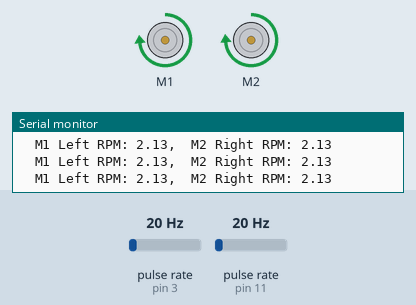
This sketch was run on a simulated Arduino Uno, built with avr-gcc and run on an emulated ATmega328P. Shown: 2 × DC motor (green arrow = forward, orange = backward, longer = faster), the last lines printed to the serial monitor. Wiring (inferred from the names in the program): 2 × pulse sensor: data pin 3 / data pin 11. The inputs (shaded band) are chosen by the test bench; at power-on: pulse rate (sensors on pin 3, pin 11) 20 Hz.

Above: at 3.2 s.
3.3 s: pulse rate (sensor on pin 3) set to 98 Hz
6.3 s: pulse rate (sensor on pin 3) set to 103 Hz
At 8.7 s:
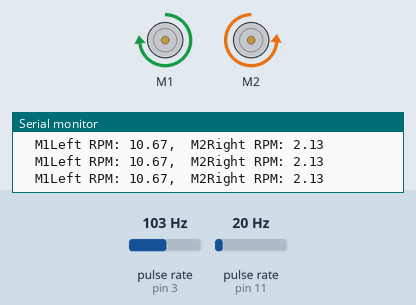
11.8 s: pulse rate (sensor on pin 3) set to 196 Hz
At 12.7 s:
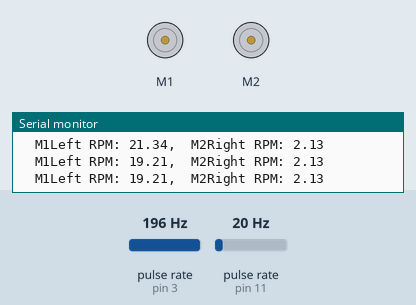
13.5 s: pulse rate (sensor on pin 3) set to 4 Hz
At 14.6 s:
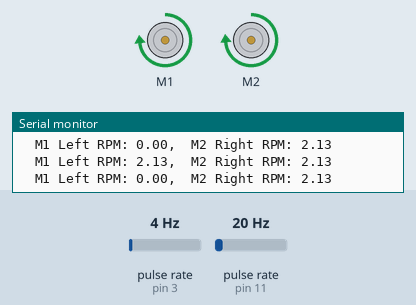
Timing chart, 0 to 16.0 s (numbered marks = the images above; inputs shaded):
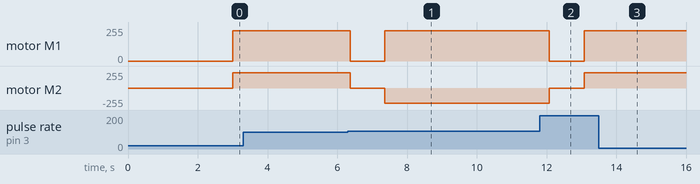

Measured:
- the behaviour switches between 100 and 101 Hz on pulse rate (sensor on pin 3) (found by bisection; images 0 and 1)
- after the input at 13.5 s, motor M1: stays forward 227/255 (without the input it goes to stopped after 1.1 s); motor M2: stays forward 229/255 (without the input it goes to stopped after 1.1 s)

The sketch:

demo_2.ino
```cpp
#include "DualVNH5019MotorShield.h"
#include <SharpIR.h>
#include <EnableInterrupt.h>
#include <Encoder.h>
#include <PID_v1.h>
#include <RunningMedian.h>
DualVNH5019MotorShield md;

// Motor Left
#define encoder1A 3
#define encoder1B 5
// Motor Right
#define encoder2A 11
#define encoder2B 13
int val;
int encoder0Pos = 0;
int encoder0PinALast = LOW;
int n= LOW;

double speed_L = 203;
double speed_R = 226;
double RPM_L = 0;
double RPM_R = 0;
volatile unsigned int tick_L = 0;
volatile unsigned int tick_R = 0;
int ticks_to_move = 0;

double OUTPUT_RPM_R = 0;
double OUTPUT_RPM_L = 0;
double setpoint_L = 120;
double setpoint_R = 123;
const double Kp_R = 2.6, K2_R = -0.3, K3_R = 0.0;
const double Kp_L = 2.6, K2_L = -0.3, K3_L = 0.0;
PID myPIDL(&RPM_L, &OUTPUT_RPM_L, &setpoint_L, Kp_L, K2_L, K3_L, DIRECT);
PID myPIDR(&RPM_R, &OUTPUT_RPM_R, &setpoint_R, Kp_R, K2_R, K3_R, DIRECT);

char string1[] = "1R1R1R1";
void setup()
{
  Serial.begin(9600);
  Serial.println("MDP group 4");
  md.init();

  pinMode(encoder1A,INPUT);
  pinMode(encoder2A,INPUT);

  delay(2000);
  enableInterrupt(encoder1A, E1_ticks, RISING);
  enableInterrupt(encoder2A, E2_ticks, RISING);

  myPIDL.SetMode(AUTOMATIC);
  myPIDR.SetMode(AUTOMATIC);
}

void loop()
{
  delay(1000);

  char *option = string1;
  while(*option != '\0'){
  switch (*option){
    case 'L':{
      Serial.println("---Turn 90 degrees left---");
      turnLeft(90);
      break;
    }
    case 'R':{
      Serial.println("---Turn 90 degrees right---");
      turnRight(90);
      break;
    }
    case '1':{
      moveForward(1);
      break;
    }
    case '2':{
      moveForward(2);
      break;
    }
    case '3':{
      moveForward(3);
      break;
    }
    case '4':{
      moveForward(4);
      break;
    }
    case '5':{
      moveForward(5);
      break;
    }
    case '6':{
      moveForward(6);
      break;
    }
    case '7':{
      moveForward(7);
      break;
    }
    case '8':{
      moveForward(8);
      break;
    }
    case '9':{
      moveForward(9);
      break;
    }
    case 't': {
      // obstacle avoidance test
      moveForward(13);
      delay(2000);
      turnLeft(45);
      delay(2000);
      moveForward(3);
      delay(2000);
      //delay(2000);
      turnRight(90);
      delay(2000);
      moveForward(2);
      delay(2000);
      turnLeft(45);
      delay(2000);
      moveForward(2);
      break;
    }
    default:{
      md.setSpeeds(0, 0);
      md.setBrakes(400, 400);
    }
  }
  option++;
  delay(1000);
  }
}

void moveForward(double grid){
  speed_L = 360;
  speed_R = 360;
  int total_ticks = 0;
  double tick_th = 298*grid;    // 10cm
  while (1){
    md.setSpeeds(speed_L-3,speed_R);
    tick_L = 0;
    tick_R = 0;
    delay(50);
      {
        RPM_L = tick_L/562.25/0.05*60;
        RPM_R = tick_R/562.25/0.05*60;
        Serial.print("  M1 Left RPM: ");
        Serial.print(RPM_L);
        Serial.print(",");
        Serial.print("  M2 Right RPM: ");
        Serial.println(RPM_R);
      }
    myPIDL.Compute();
    myPIDR.Compute();
    if (RPM_L<setpoint_L){
      speed_L += OUTPUT_RPM_L;
    }
    if (RPM_R<setpoint_R){
      speed_R += OUTPUT_RPM_R;
    }
    total_ticks += tick_L;
    if (total_ticks>tick_th){
      break;
    }
  }
  md.setSpeeds(0, 0);
  md.setBrakes(400, 400);
}

//getDistance('f')<15)
void turnLeft(double angle) {
  speed_L = 360;
  speed_R = 360;
  int total_ticks = 0;
  int tick_th = 53*(angle/10);    // 90 degrees
  while (1){
    md.setSpeeds(-speed_L+5,speed_R);
    tick_L = 0;
    tick_R = 0;
    delay(50);
      {
        RPM_L = tick_L/562.25/0.05*60;
        RPM_R = tick_R/562.25/0.05*60;
        Serial.print("  M1Left RPM: ");
        Serial.print(RPM_L);
        Serial.print(",");
        Serial.print("  M2Right RPM: ");
        Serial.println(RPM_R);
      }
    myPIDL.Compute();
    myPIDR.Compute();
    if (RPM_L<setpoint_L){
      speed_L += OUTPUT_RPM_L;
    }
    if (RPM_R<setpoint_R){
      speed_R += OUTPUT_RPM_R;
    }
    total_ticks += tick_L;
    if (total_ticks>tick_th){
      break;
    }
  }
  md.setSpeeds(0, 0);
  md.setBrakes(400, 400);
}

void turnRight(double angle) {
  speed_L = 360;
  speed_R = 360;
  int total_ticks = 0;
  int tick_th = 50*(angle/10)+50;       // angle:90 -> tick_th:405
  while (1){
    md.setSpeeds(speed_L-5,-speed_R);
    tick_L = 0;
    tick_R = 0;
    delay(50);
      {
        RPM_L = tick_L/562.25/0.05*60;
        RPM_R = tick_R/562.25/0.05*60;
        Serial.print("  M1Left RPM: ");
        Serial.print(RPM_L);
        Serial.print(",");
        Serial.print("  M2Right RPM: ");
        Serial.println(RPM_R);
      }
    myPIDL.Compute();
    myPIDR.Compute();
    if (RPM_L<setpoint_L){
      speed_L += OUTPUT_RPM_L;
    }
    if (RPM_R<setpoint_R){
      speed_R += OUTPUT_RPM_R;
    }
    total_ticks += tick_L;
    if (total_ticks>tick_th){
      break;
    }
  }
  md.setSpeeds(0, 0);
  md.setBrakes(400, 400);
}

void E1_ticks()
{
  tick_L ++;
}
void E2_ticks()
{
  tick_R ++;
}
```
